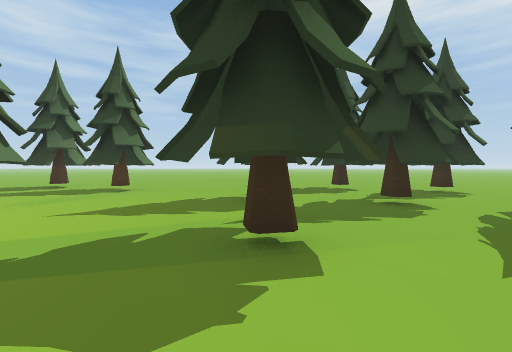
[1] (above)

24 first-person views from a walk through a Unity game level. The camera is 1.5 m above the floor, tilts 2° down and sees 90° across. The floor is counted in squares, 2 m on a side. Each view is taken from the middle of a square. On the plan, view 1 faces up. The plan holds only what a view shows up to about 9 squares ahead; the rest is blank. The place goes on beyond the plan.

[2]
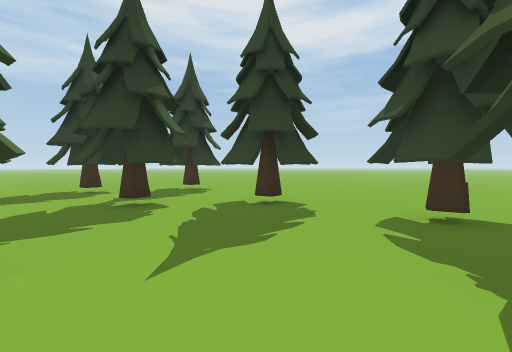

[3]
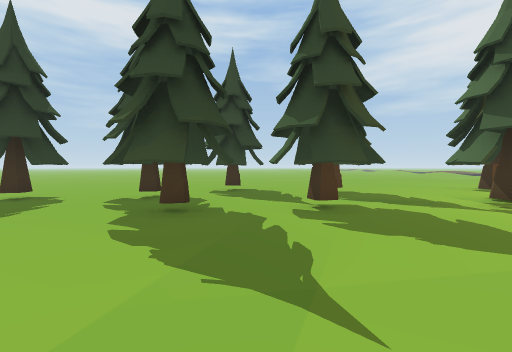

[4]
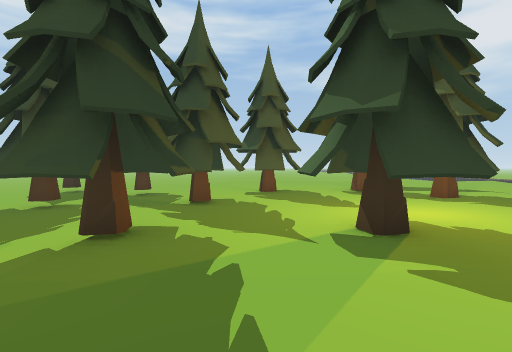

[5]
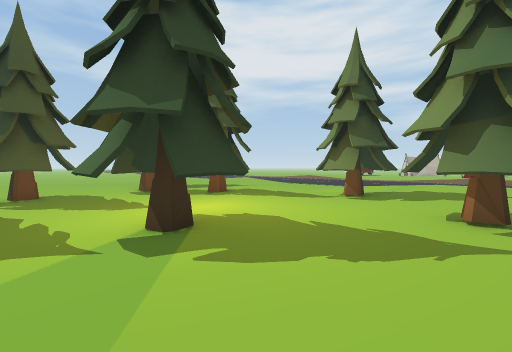

[6]
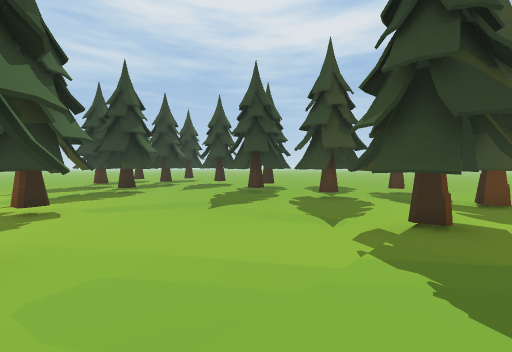

[7]
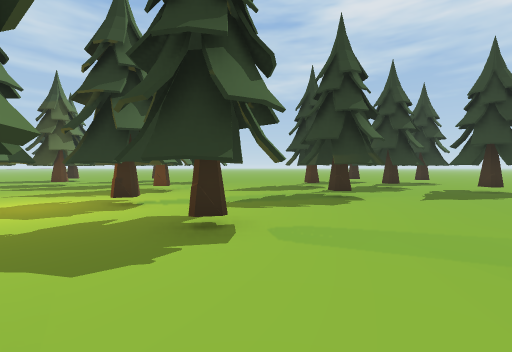

[8]
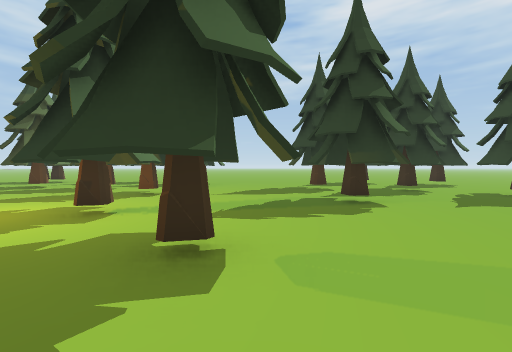

[9]
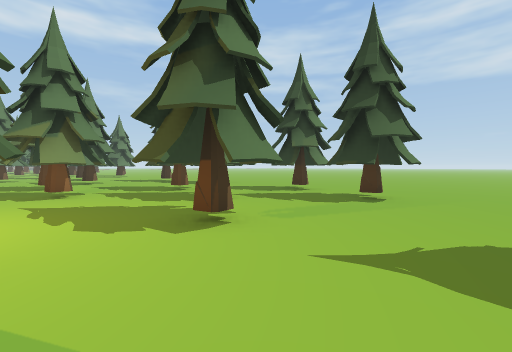

[10]
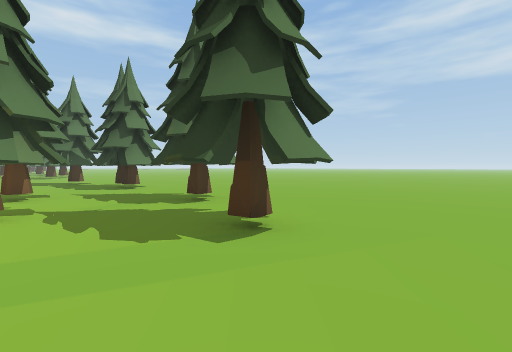

[11]
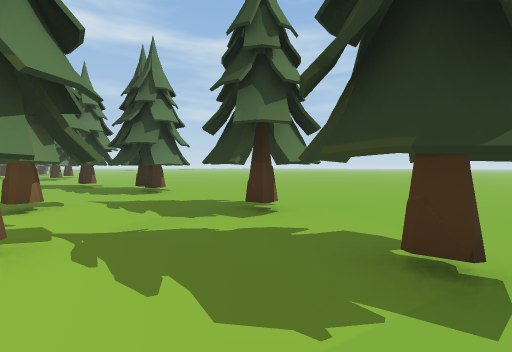

[12]
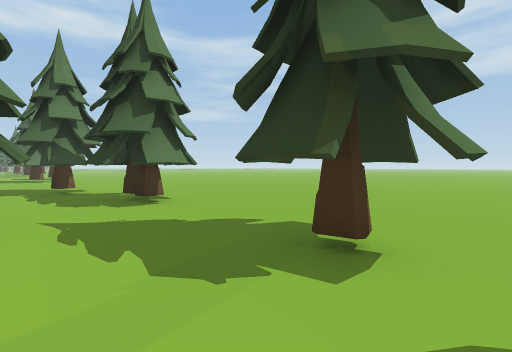

[13]
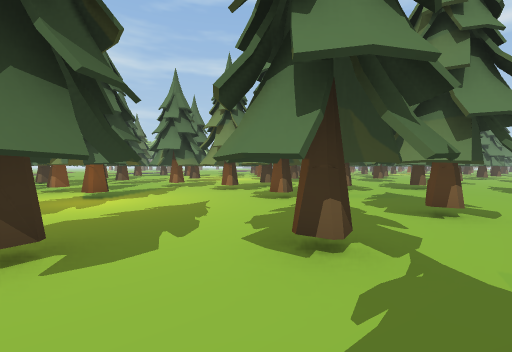

[14]
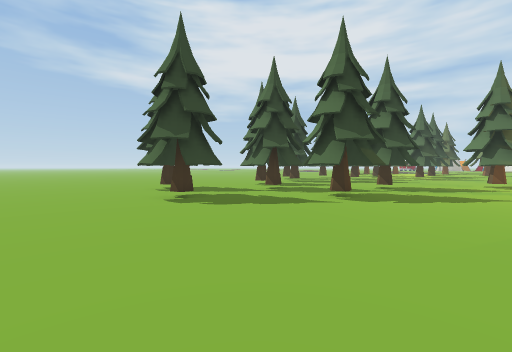

[15]
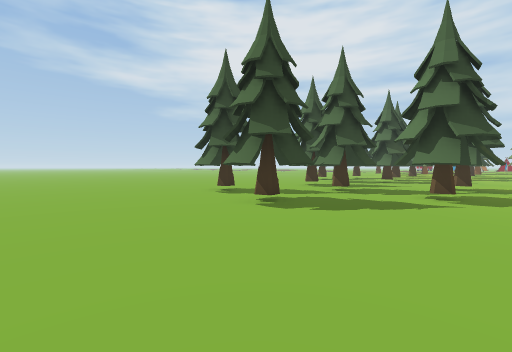

[16]
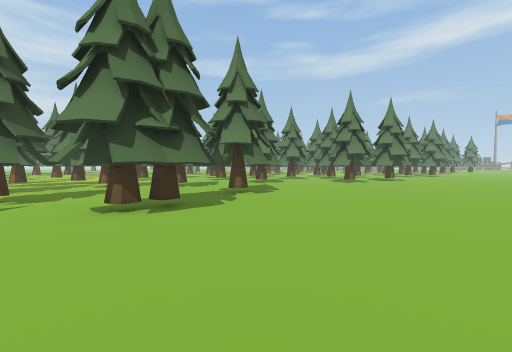

[17]
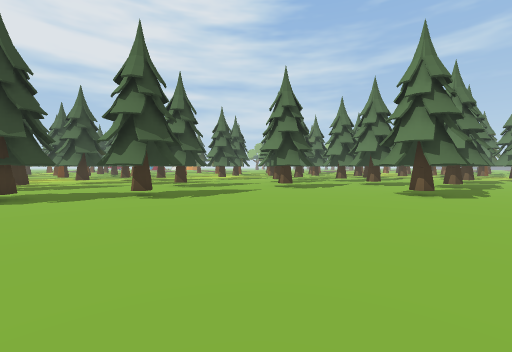

[18]
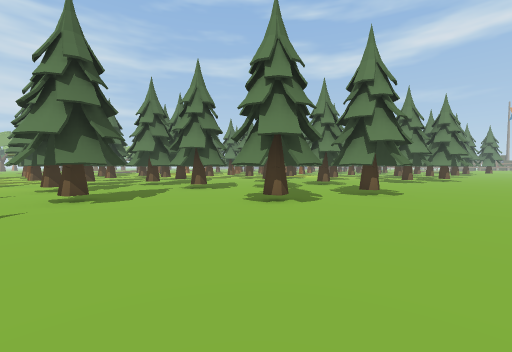

[19]
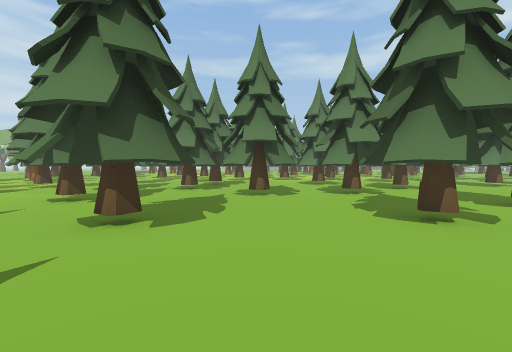

[20]
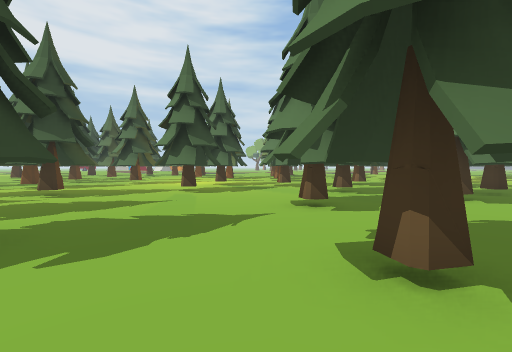

[21]
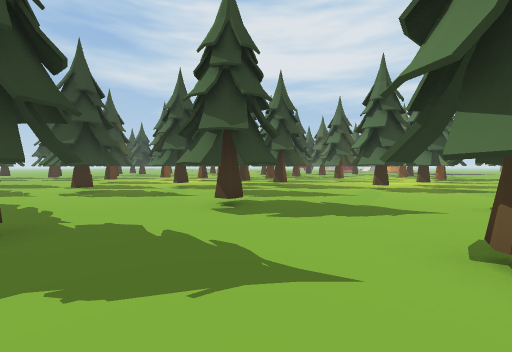

[22]
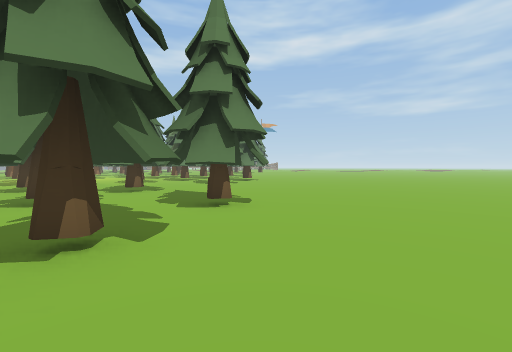

[23]
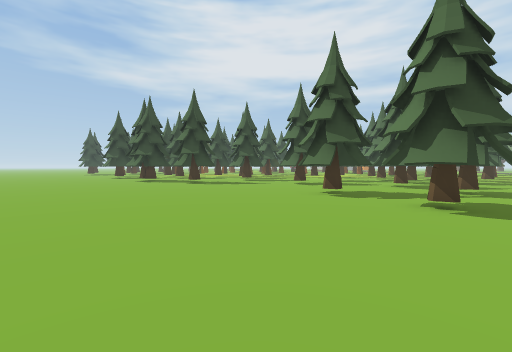

[24]
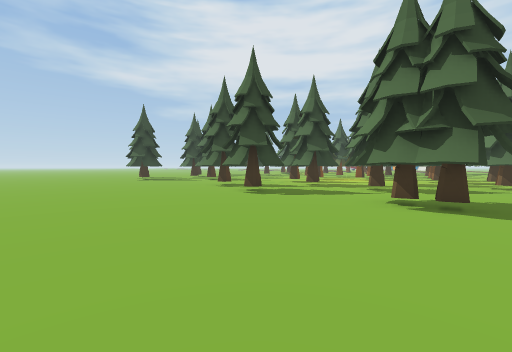

### Floor plan
Key: @ floor where view 1 was taken; # wall or solid block; x gap in a wall; . main floor; : floor 0.25 m higher than the main floor; + floor 0.5 m higher than the main floor; / step, stairs or slope; T thing the floor can be seen under or through.
Columns run from 26 left of view 1 to 6 right of it. Each row starts with its distance up from view 1.
 15 .........................
 14 .........................
 13 .................................
 12 .................................
 11 .................................
 10 .#............##...#.............
  9 ##..#........###..##..#.....##..#
  8 .x.##......#.......x.##........##
  7 .x.........x....T..x............#
  6 ###....#...x....TTTTT.....TT.....
  5  ###..##...##...x..###....T.TTT..
  4   ##...x...###..x...##.......TTTx
  3    #...x....#####....x...###.....
  2    #...#.....#  #....#...###.....
  1    ##........#  .....##........##
  0       .......####..#x#.#..@..#.#.
 -1      ##...#.. #  ..#...##....##..
 -2      # ... ....   ..  .x......x..
 -3        #x           #  #.....##x
 -4                     x  #......#.#
 -5                         ........#
 -6                         ///##/ //
 -7                        ::::#:##::
 -8                         :::::::##
 -9                         ::###:::#
-10                         ::###::::
-11                         ::::::: #
-12                         #:::::#
-13                         ##::::#
-14                          ::#:::::
-15                         :::#:::::
-16                         :++:::
-17                         /+//
-18                         ////

Where each view was taken, in squares from view 1:
view 1: 0 up, 0 right, facing up
view 2: 0 up, 1 right, facing up-right
view 3: 2 down, 1 left, facing right
view 4: 8 down, 2 left, facing right
view 5: 8 down, 2 left, facing down-right
view 6: 7 down, 3 left, facing up-right
view 7: 4 down, 2 left, facing up
view 8: 3 down, 2 left, facing up
view 9: 2 up, 2 left, facing up-left
view 10: 6 up, 2 left, facing up-left
view 11: 6 up, 4 left, facing up-left
view 12: 7 up, 6 left, facing up-left
view 13: 7 up, 5 left, facing down-left
view 14: 12 up, 3 left, facing down-right
view 15: 13 up, 1 left, facing down-right
view 16: 14 up, 10 left, facing down-left
view 17: 15 up, 18 left, facing down
view 18: 12 up, 18 left, facing down-left
view 19: 9 up, 18 left, facing down-left
view 20: 7 up, 18 left, facing down
view 21: 8 up, 19 left, facing down-right
view 22: 10 up, 20 left, facing left
view 23: 15 up, 26 left, facing down-right
view 24: 15 up, 13 left, facing down-right
